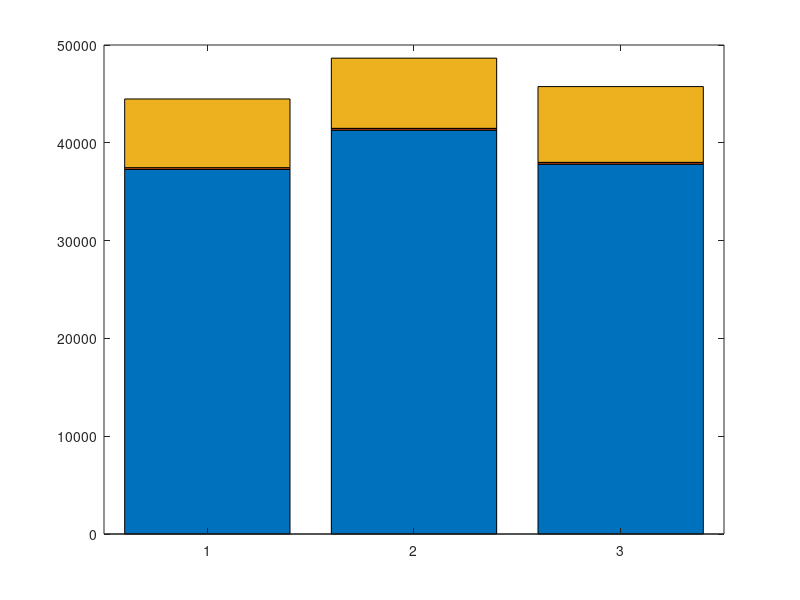

Write MATLAB code to recreate this figure. (Note: this script raises an error after producing the figure.)
% data
x = {'6lh'; '6lr'; '6lbr'};
y = [ 37277 184 7020 ; 41295 184 7176 ; 37817 184 7748 ];
% enddata

% Construct graph
figure;
bar(y,'stacked');
set(gca,'XTickLabels',x); 
legend('Code','Initialized variables','Uninitialized variables',2);
xlabel('Entity');
ylabel('memory (bytes)');
title('msp430-size over 6LoWPAN-ND entities');